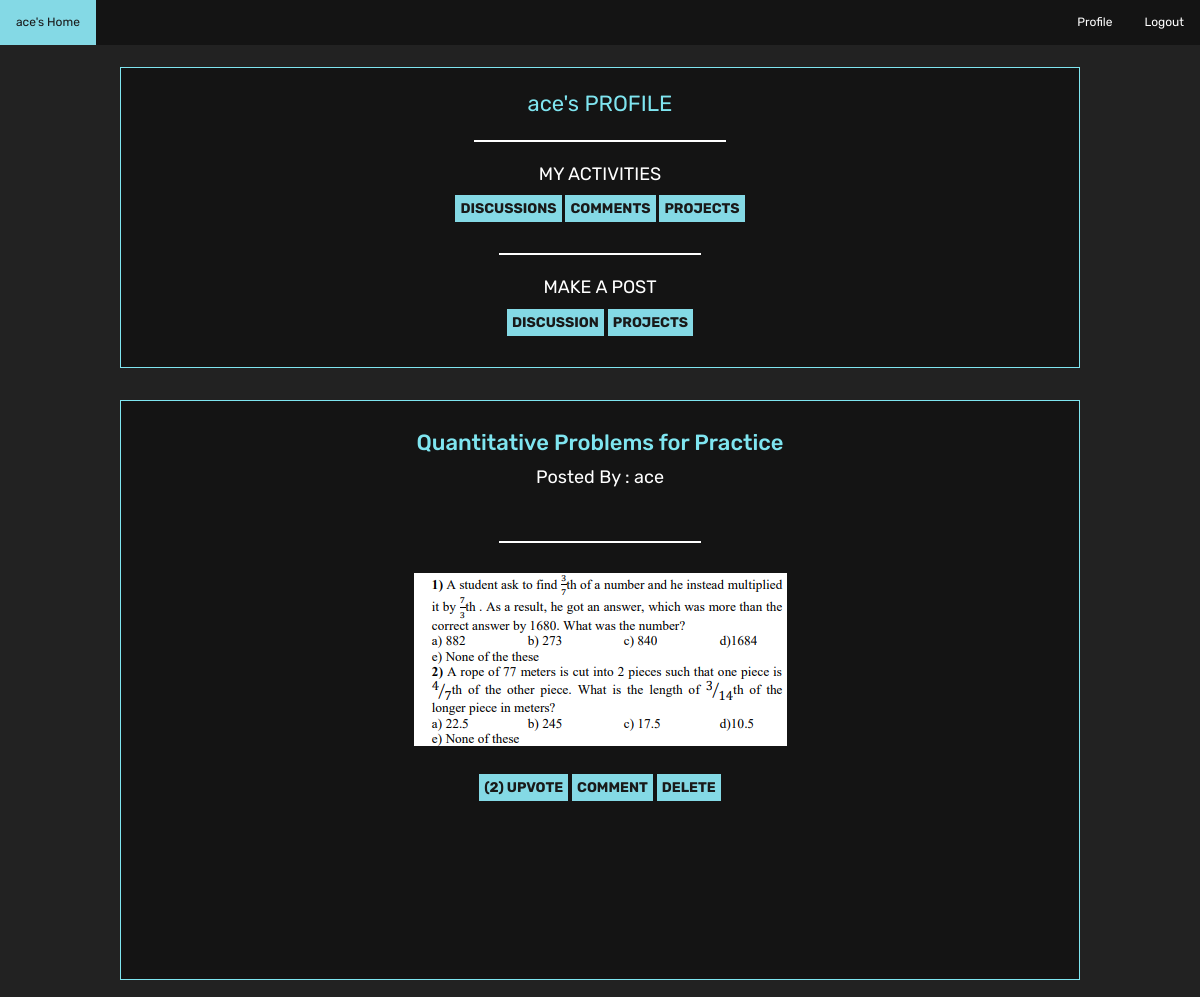
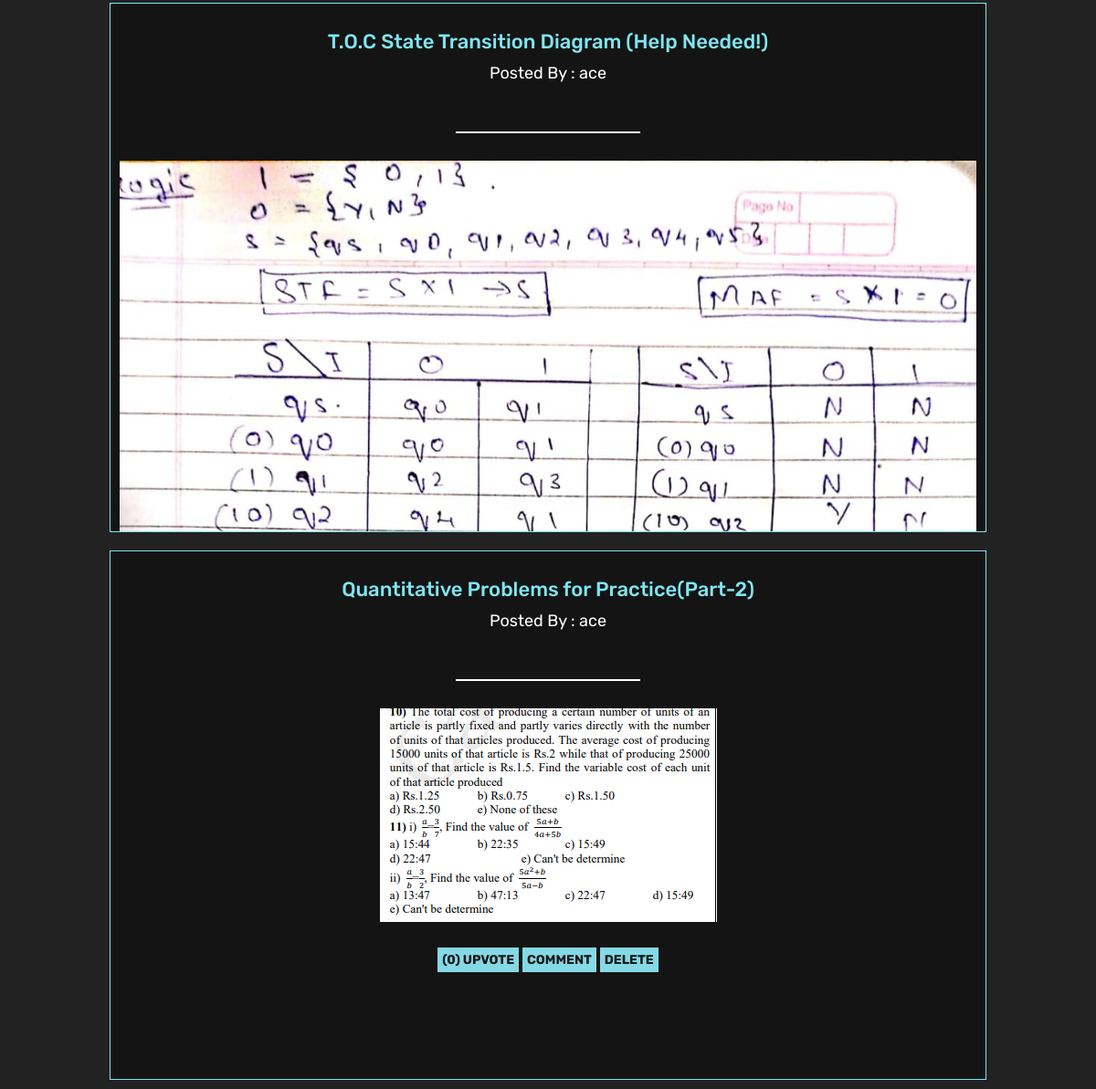
The page /usersave.php (signed in) on the database as committed earlier (2 pictures, top to bottom).
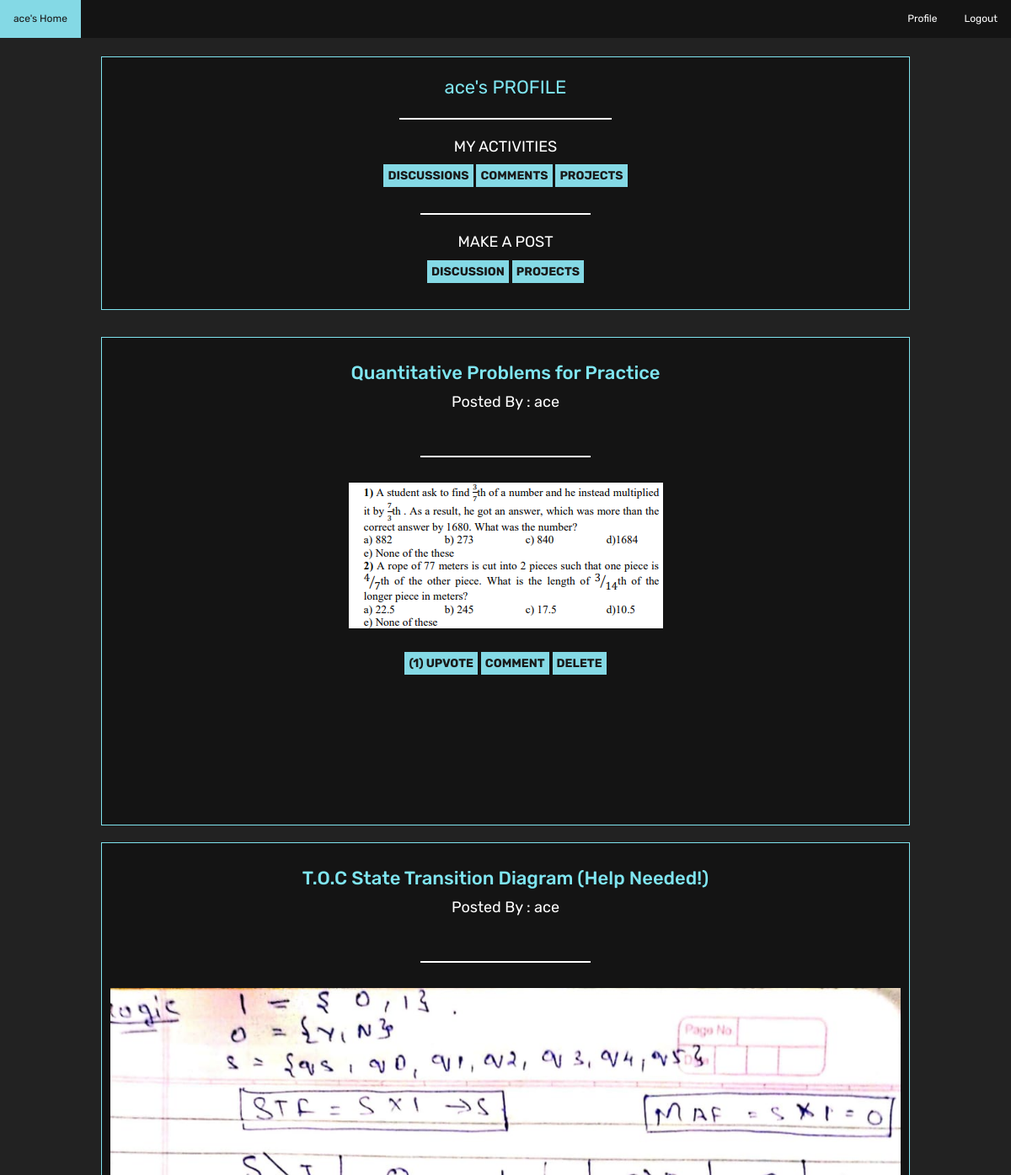
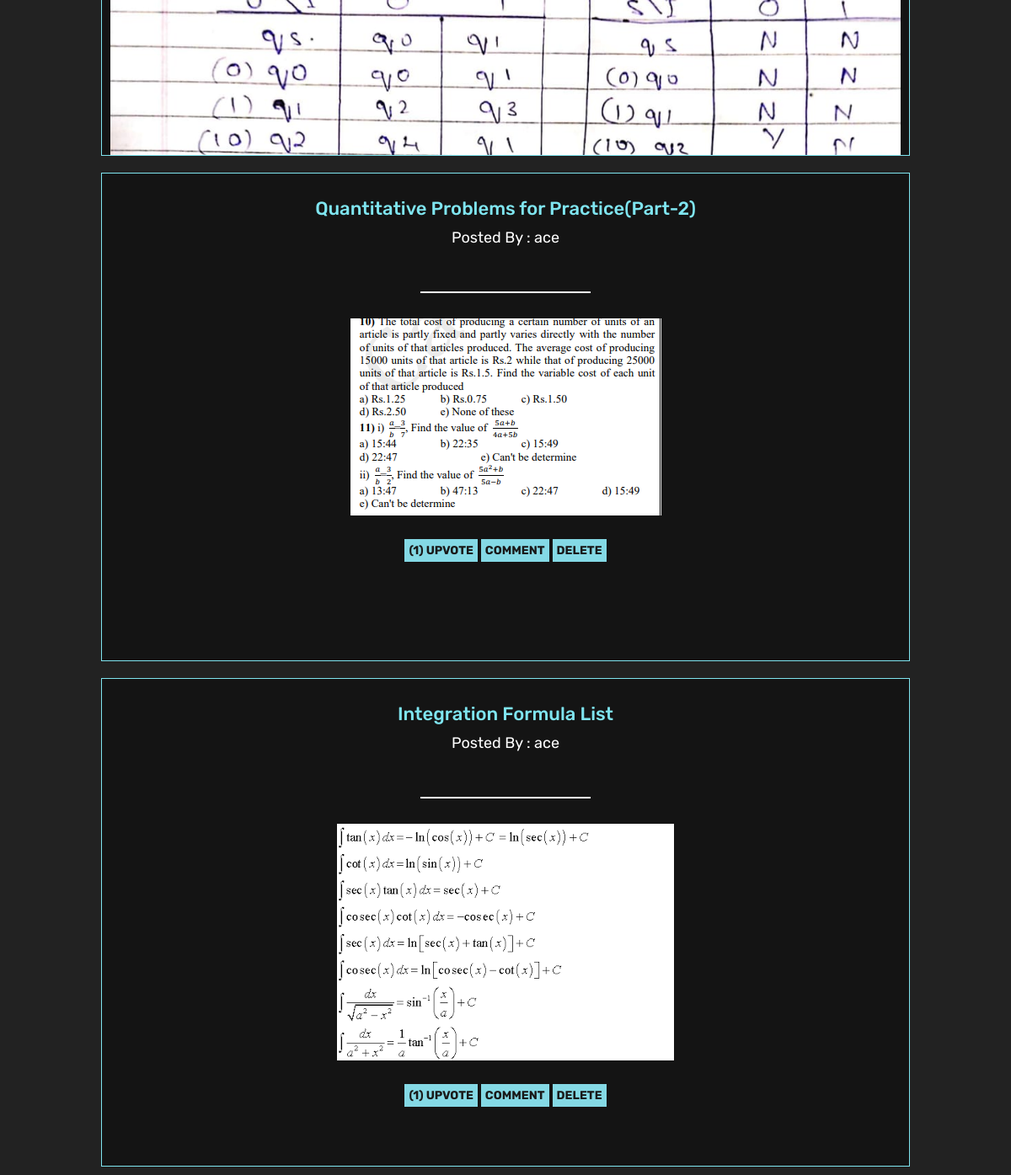
The same page on the database as committed later (2 pictures, top to bottom).
### tables this page shows
CREATE TABLE `posttable` (
  `title` varchar(255) NOT NULL,
  `content` longtext NOT NULL,
  `author` varchar(255) NOT NULL,
  `image` varchar(255) DEFAULT NULL,
  `id` int(11) NOT NULL,
  `likes` int(11) NOT NULL DEFAULT 0,
  `dislikes` int(11) NOT NULL DEFAULT 0,
  `tag` varchar(50) DEFAULT NULL
);

### get_savedposts.php (the view, shortened to what this page needs)
<?php
function getMyPosts(){
  $con = mysqli_connect("localhost","root","","posts");
  $user=$_SESSION['email'];
  $query = "SELECT * FROM `posttable` where author='$user'";
  $result=mysqli_query($con,$query);
    while($row=mysqli_fetch_array($result)){
      echo '
      <div class="container">
      <h3 class="posttitle">'.$row['title'].'</h3>
      <p class="postcontent">Posted By : '.$row['author'].'</p>
      <br>
      <hr width="200px">
      <p class="postcontent">'.$row['content'].'<p>
      <img src="uploads/'.$row['image'].'"class="imgt" ?>
      <br>
      <div class ="interact">
      <a class="btnLike" href="like.php?id='.$row["id"].'"><span>('.$row["likes"].') </span>UPVOTE</a>
      <a class="btnLike" href="comment.php?id='.$row["id"].'"></span>COMMENT</a>
      <a class="btnLike" href="delete.php?id='.$row["id"].'"></span>DELETE</a>
      </div>
      </div>
      ';
  }
}
?>

### usersave.php (shortened to what this page needs)
<html>
	<head>
	  <link rel="stylesheet" href="https://maxcdn.bootstrapcdn.com/bootstrap/3.4.1/css/bootstrap.min.css">
		<link href="styles/inprof.css" rel='stylesheet'>
	</head>
<body>
<div class="topnav">
	<a class="active" style="float:left;color:#191919" href="home.php"><?php echo $_SESSION["email"];?>'s Home</a>
	<a href="logout.php" id="lgo">Logout</a>
	<a href="usersave.php">Profile</a>
</div>
<div class="searchbar">
<form action='' method="POST" id="form1">
	<br>
	<p class="posttitle" style=""><?php echo $_SESSION["email"];?>'s PROFILE</p>
	<hr width='250px'>
	<p class="postcontent" style="">MY ACTIVITIES</p>
	<a class="btnLike" href="usersave.php">DISCUSSIONS</a>
	<a class="btnLike" href="usersave.php?comment=1">COMMENTS</a>
	<a class="btnLike" href="usersave.php?projects=1">PROJECTS</a>
</form>
<form method="POST" id="form1">
	<hr width='200px'>
	<p class="postcontent" style="">MAKE A POST</p>
	<a class="btnLike" href="post.php">DISCUSSION</a>
	<a class="btnLike" href="post_project.php">PROJECTS</a>
	<br><br>
</form>
</div>
<div class="master-container">
	<?php
	if(isset($_GET['comment'])==true){
		require_once('get_savedposts.php');
		getMyComments();
		getMyProjComments();
	}
	else if(isset($_GET['projects'])==true){
		require_once('get_savedposts.php');
		getMyProj();
	}
	else{
		require_once('get_savedposts.php');
		getMyPosts();
	}
	 ?>
</div>
</body>
</html>

### styles/inprof.css (style rules this page uses)
body { background: #222222; }
.imgt { display: block; margin-left: auto; margin-right: auto; width: 100%; }
.container { display: flex; flex-direction: column; align-items: center; background: #141414; border:1px solid #7FE5F0; margin-top: 10px; margin-bottom: 10px; padding:40px; width:70%; }
.searchbar { background: #141414; border:1px solid #7FE5F0; width: 70%; margin:22px auto; display: table; }
.searchbar { display: flex; flex-direction: column; align-items: center; text-align: center; }
hr { border: 1px solid ; color:#fff; }
.topnav { background-color: #141414; font-family: 'Rubik', sans-serif; overflow: hidden; }
.posttitle { font-size: 30px; font-family: 'Rubik', sans-serif; color:#7FE5F0; }
.postcontent { font-size: 18px; font-family: 'Rubik', sans-serif; color:#fff; }
.active { background-color: #84D9E5; color: #191919; }
.topnav a { float: right; color: #fff; text-align: center; padding: 14px 16px; text-decoration: none; font-size: 17px; }
.master-container { display: flex; flex-direction: column; }
.btnLike { width: 100%; padding: 5px; background-color:#84D9E5; color:#191919; border:0; font-weight: bold; font-family: 'Rubik', sans-serif; }
@media screen and (max-width: 1200px) { .container { padding:10px; width:80%; height: 580px; overflow-y: scroll; } }
@media screen and (max-width: 1200px) { .posttitle { font-size: 22px; } }
@media screen and (max-width: 1200px) { .topnav { padding-left: : 10%; } }
@media screen and (max-width: 1200px) { .topnav a { font-size: 12px; } }
@media screen and (max-width: 1200px) { .searchbar { width: 80%; } }

Rows that differ between the two databases and show on the page:
changed posttable "Quantitative Problems for Practice": likes "2" → "1"
changed posttable "Quantitative Problems for Practice(Part-2)": likes "0" → "1"
added posttable: title "Integration Formula List", author "ace", image (picture), likes "1"
